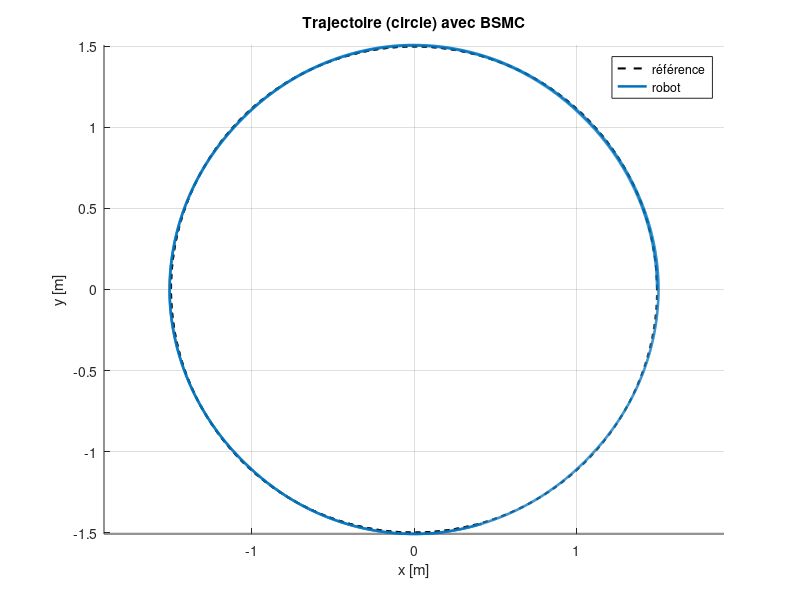
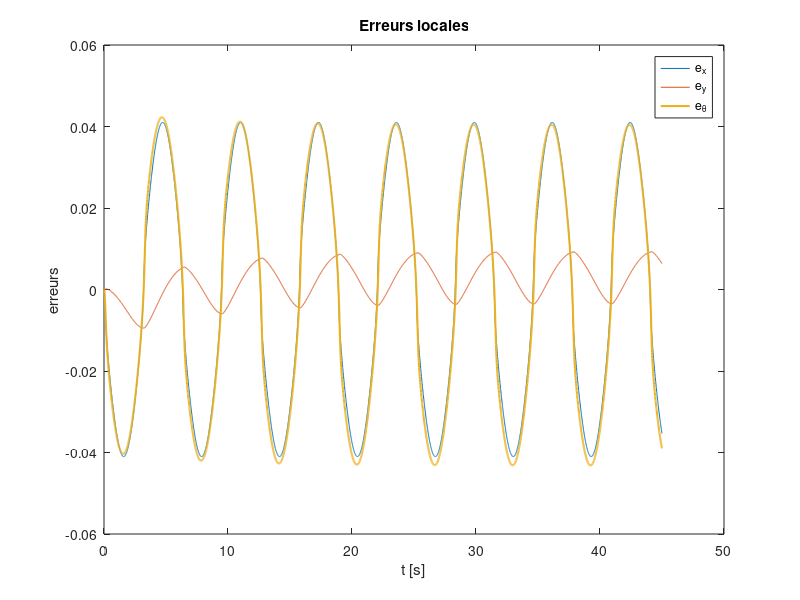
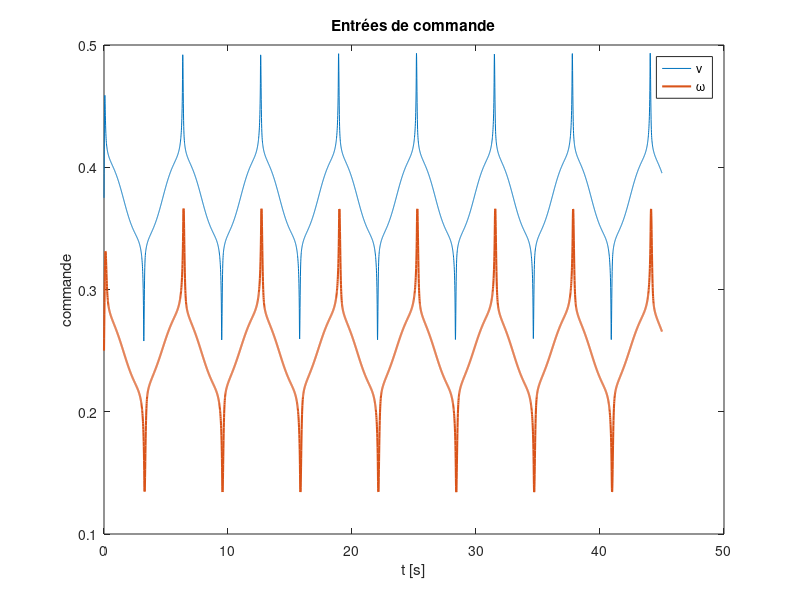

The MATLAB script that drew these images, in order:
function wmr_smc
%% ================== PARAMÈTRES GÉNÉRAUX ==================
Ts      = 0.01;          % pas d'échantillonnage [s]
Tfinal  = 45.0;          % durée simu [s]
ctrl    = 'BSMC';        % 'NSMC' ou 'BSMC'
traj    = 'circle';      % 'circle' ou 'figure8'

% Trajectoire
R     = 1.5;             % rayon (cercle) ou échelle (8)
Omega = 0.25;            % pulsation rad/s
xc    = 0.0; yc = 0.0;   % centre

% Saturations actionneurs
Vmax  = 1.5;             % vitesse linéaire max [m/s]
Wmax  = 1.5;             % vitesse angulaire max [rad/s]

% Gains "table de départ" (article)
a11=15; a12=15; a21=15; a22=15;
p11=5;  p12=9;  p21=7;  p22=13;
q11=9;  q12=5;  q21=9;  q22=5;
k1=10;  k2=15;  epsSig=50;   % épaisseur couche limite (sigmoïde)

% Perturbations (robustesse)
useDist = true;

%% ================== ALLOCATIONS ===========================
N   = round(Tfinal/Ts)+1;
H   = zeros(N, 12);   % [t x y th xr yr thr nu om ex ey et]

%% =========== CONDITIONS INITIALES ALIGNÉES SUR LA REF =====
t0 = 0;
[xr0, yr0, thr0, vr0, omegar0] = ref(traj, t0, xc, yc, R, Omega);

x  = xr0;
y  = yr0;
th = thr0;

prev_thr = thr0;
omega_r  = omegar0;   % pour circle c'est Omega, pour figure8 on recalcule après

%% ================== BOUCLE SIMULATION ====================
for k=1:N
    t = (k-1)*Ts;

    % ----- Référence -----
    [xr,yr,thr,vr,omegar_ref] = ref(traj,t,xc,yc,R,Omega);

    % ----- omega_r -----
    if strcmpi(traj,'circle')
        % pour le cercle on a l'expression exacte
        omega_r = omegar_ref;    % = Omega
    else
        % pour la figure8 on fait une dérivée numérique de theta_r
        if k == 1
            omega_r = 0;
        else
            dth     = angleWrap(thr - prev_thr);
            omega_r = dth / Ts;
        end
    end
    prev_thr = thr;

    % ----- Erreurs locales -----
    ct = cos(th); st = sin(th);
    ex =  (xr - x)*ct + (yr - y)*st;
    ey = -(xr - x)*st + (yr - y)*ct;
    et = angleWrap(thr - th);

    % ----- Contrôleur -----
    switch upper(ctrl)
        case 'NSMC'
            [nu, omega] = ctrlNSMC(ex,ey,et,vr,omega_r, ...
                                   a11,a12,a21,a22, ...
                                   p11,p12,p21,p22, ...
                                   q11,q12,q21,q22, ...
                                   k1,k2,epsSig);
        case 'BSMC'
            [nu, omega] = ctrlBSMC(ex,ey,et,vr,omega_r, ...
                                   a11,a12,a21,a22, ...
                                   p11,p12,p21,p22, ...
                                   q11,q12,q21,q22, ...
                                   epsSig);
        otherwise
            error('ctrl doit être NSMC ou BSMC');
    end

    % ----- Perturbations -----
    if useDist
        D1 = 2.0*sin(t);  % sur nu
        D2 = 1*sin(t);  % sur omega
    else
        D1 = 0; D2 = 0;
    end

    % ----- Saturations -----
    omega = clamp(omega + D2, -Wmax, Wmax);
    nu    = clamp(nu    + D1, -Vmax, Vmax);

    % ----- Intégration cinématique -----
    x  = x  + Ts*nu*cos(th);
    y  = y  + Ts*nu*sin(th);
    th = angleWrap(th + Ts*omega);

    % ----- Log -----
    H(k,:) = [t x y th xr yr thr nu omega ex ey et];
end

%% ================== TRACÉS ================================
t = H(:,1);
x = H(:,2);  y = H(:,3);
xr= H(:,5);  yr= H(:,6);
nu= H(:,8);  om= H(:,9);
ex= H(:,10); ey= H(:,11); et= H(:,12);

% Créer le dossier figures s'il n'existe pas
if ~exist('figures', 'dir')
    mkdir('figures');
end

figure; hold on; axis equal; grid on;
plot(xr,yr,'k--','LineWidth',1.5); 
plot(x ,y ,'LineWidth',1.8);
legend('référence','robot','Location','best');
title(sprintf('Trajectoire (%s) avec %s', traj, ctrl));
xlabel('x [m]'); ylabel('y [m]');
saveas(gcf, sprintf('figures/trajectoire_%s_%s.png', traj, ctrl));

figure; grid on; 
plot(t, ex, t, ey, t, et,'LineWidth',1.5);
legend('e_x','e_y','e_\theta','Location','best'); 
xlabel('t [s]'); ylabel('erreurs');
title('Erreurs locales');
saveas(gcf, sprintf('figures/erreurs_%s_%s.png', traj, ctrl));

figure; grid on; 
plot(t, nu, t, om,'LineWidth',1.5);
legend('\nu','\omega','Location','best');
xlabel('t [s]'); ylabel('commande');
title('Entrées de commande');
saveas(gcf, sprintf('figures/commandes_%s_%s.png', traj, ctrl));

% Petit bilan
rmse_ex = sqrt(mean(ex.^2)); rmse_ey = sqrt(mean(ey.^2));
fprintf('RMSE ex = %.3f m, ey = %.3f m sur %gs (%s, %s)\n', ...
         rmse_ex, rmse_ey, Tfinal, ctrl, traj);
fprintf('Figures sauvegardées dans le dossier figures/\n');
end

%% ================== CONTRÔLEURS ==========================
function [nu, omega] = ctrlNSMC(ex,ey,et,vr,omegar, ...
                                a11,a12,a21,a22, ...
                                p11,p12,p21,p22, ...
                                q11,q12,q21,q22, ...
                                k1,k2,epsSig)
    % Surfaces NSMC
    s1 = et;
    s2 = k1*ex - k2*omegar*ey;

    sig1 = sigmoid(s1, epsSig);
    sig2 = sigmoid(s2, epsSig);

    omega = omegar + a11*abs(s1)^(p11/q11)*sig1 + a12*abs(s1)^(p12/q12)*sig1;
    nu    = ey*omegar + vr + (1/k1)*( k2*(omegar^2)*ex ...
             + a21*abs(s2)^(p21/q21)*sig2 + a22*abs(s2)^(p22/q22)*sig2 );
end

function [nu, omega] = ctrlBSMC(ex,ey,et,vr,omegar, ...
                                a11,a12,a21,a22, ...
                                p11,p12,p21,p22, ...
                                q11,q12,q21,q22, ...
                                epsSig)
    % Surfaces BSMC
    s1 = ex;
    psi = atan(vr * ey);  % psi = atan( vr * y_e )
    s2 = et + psi;

    % dérivées de psi
    dpsi_dye = vr/(1 + (vr*ey)^2);
    dpsi_dvr = ey/(1 + (vr*ey)^2);

    dvr = 0;              % approx d(vr)/dt

    sig1 = sigmoid(s1, epsSig);
    sig2 = sigmoid(s2, epsSig);

    nu    = ey*(omegar) + vr*cos(et) ...
          + a11*abs(s1)^(p11/q11)*sig1 + a12*abs(s1)^(p12/q12)*sig1;

    omega = omegar + dpsi_dye*vr*sin(et) + dpsi_dvr*dvr ...
          + a21*abs(s2)^(p21/q21)*sig2 + a22*abs(s2)^(p22/q22)*sig2;
end

%% ================== TRAJECTOIRES & OUTILS ================
function [xr,yr,thr,vr,omegar] = ref(traj,t,xc,yc,R,Omega)
    switch lower(traj)
        case 'circle'
            xr = xc + R*cos(Omega*t);
            yr = yc + R*sin(Omega*t);
            dx = -R*Omega*sin(Omega*t);
            dy =  R*Omega*cos(Omega*t);
            thr = atan2(dy,dx);
            vr  = hypot(dx,dy);     % = R*Omega
            omegar = Omega;         % exact
        case 'figure8'   % lemniscate de Gerono
            xr = xc + R*sin(Omega*t);
            yr = yc + R*sin(Omega*t).*cos(Omega*t);
            dx =  R*Omega*cos(Omega*t);
            dy =  R*Omega*(cos(2*Omega*t));
            thr = atan2(dy,dx);
            vr  = hypot(dx,dy);
            omegar = NaN;           % on ne l'utilise pas directement
        otherwise
            error('traj doit être circle ou figure8');
    end
end

function y = sigmoid(x, epsSig)
    y = (1 - exp(-epsSig*x)) ./ (1 + exp(-epsSig*x));
end

function z = angleWrap(a)
    z = mod(a+pi, 2*pi) - pi;
end

function y = clamp(x, xmin, xmax)
    y = min(max(x, xmin), xmax);
end